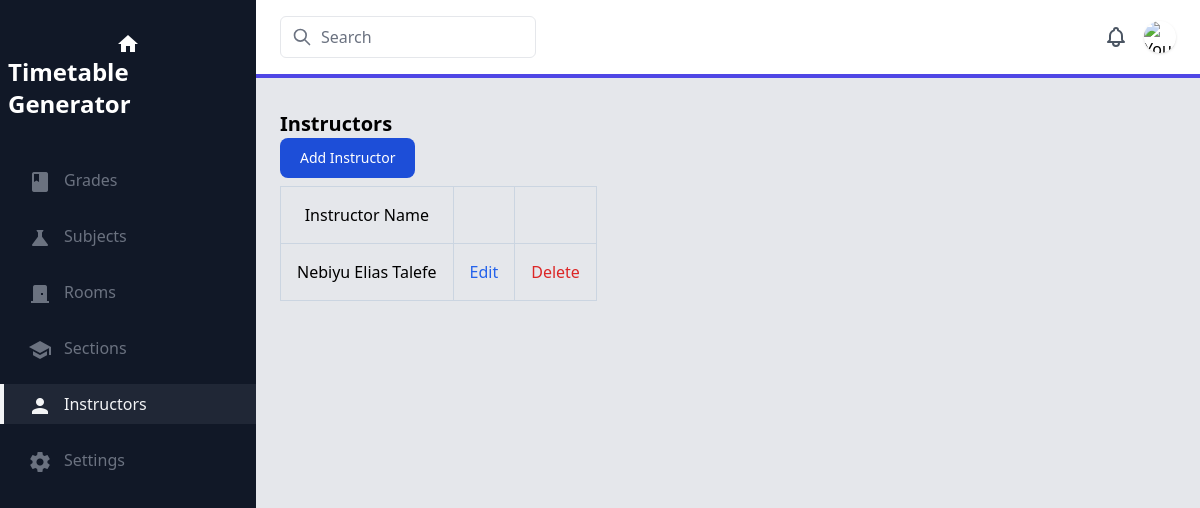
The app's page /instructors/, older data.
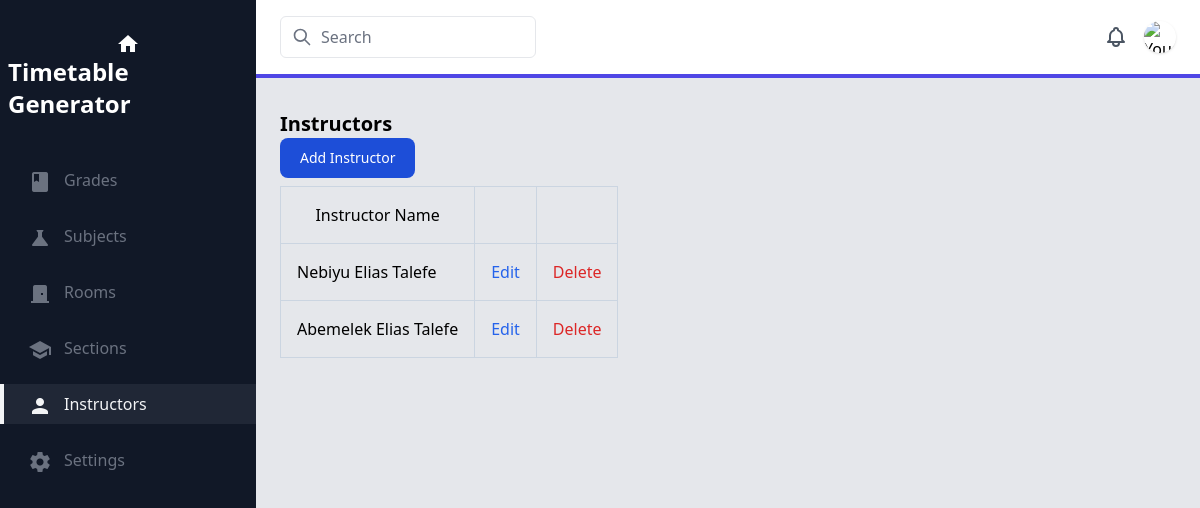
The same page, newer data.
### timetable/models.py (models this page shows, shortened)
class Instructor(models.Model):
    id = models.UUIDField(primary_key=True, default=uuid.uuid4, editable=False)
    name = models.CharField(max_length=500)

### timetable/views.py (the view)
# urls.py: path('instructors/', InstructorListView.as_view(), name='instructors'),
class InstructorListView(ListView):
    model = Instructor
    paginate_by = 10

### timetable/templatetags/startswith.py (called while the page is built)
@register.filter('startswith')
def startswith(text, starts):
    if isinstance(text, str):
        return text.startswith(starts)
    return False

### timetable/templates/timetable/instructor_list.html
{% extends 'timetable/base.html' %}
{% block main %}
<h1 class="text-xl font-bold">Instructors</h1>
<button onclick="location.href = '/instructors/create'" type="button"
    class="text-white bg-blue-700 hover:bg-blue-800 focus:ring-4 focus:ring-blue-300 font-medium rounded-lg text-sm px-5 py-2.5 text-center mr-2 mb-2 dark:bg-blue-600 dark:hover:bg-blue-700 dark:focus:ring-blue-800">
    Add Instructor
</button>
{% if object_list %}
<table class="border-collapse border border-slate-400 table-auto">
    <thead>
        <tr>
            <th class="border border-slate-300 font-medium p-4">Instructor Name</th>
            <th class="border border-slate-300 font-medium p-4"></th>
            <th class="border border-slate-300 font-medium p-4"></th>
        </tr>
    </thead>
    <tbody>
        {% for instructor in object_list %}
            <tr>
                <td class="border border-slate-300 p-4">{{instructor.name}}</td>
                <td class="border border-slate-300 p-4">
                    <a class="text-blue-600 hover:underline" href="/instructors/edit/{{instructor.pk}}">Edit</a>
                </td>
                <td class="border border-slate-300 p-4">
                    <a class="text-red-600 hover:underline" href="/instructors/delete/{{instructor.pk}}">Delete</a>
                </td>
            </tr>
        {% endfor %}
    </tbody>
</table>
{% else %}
<div>No instructors yet.</div>
{% endif %}
{% endblock main %}

Row changes from the older to the newer data that the page shows:
added Instructor: name "Abemelek Elias Talefe"
